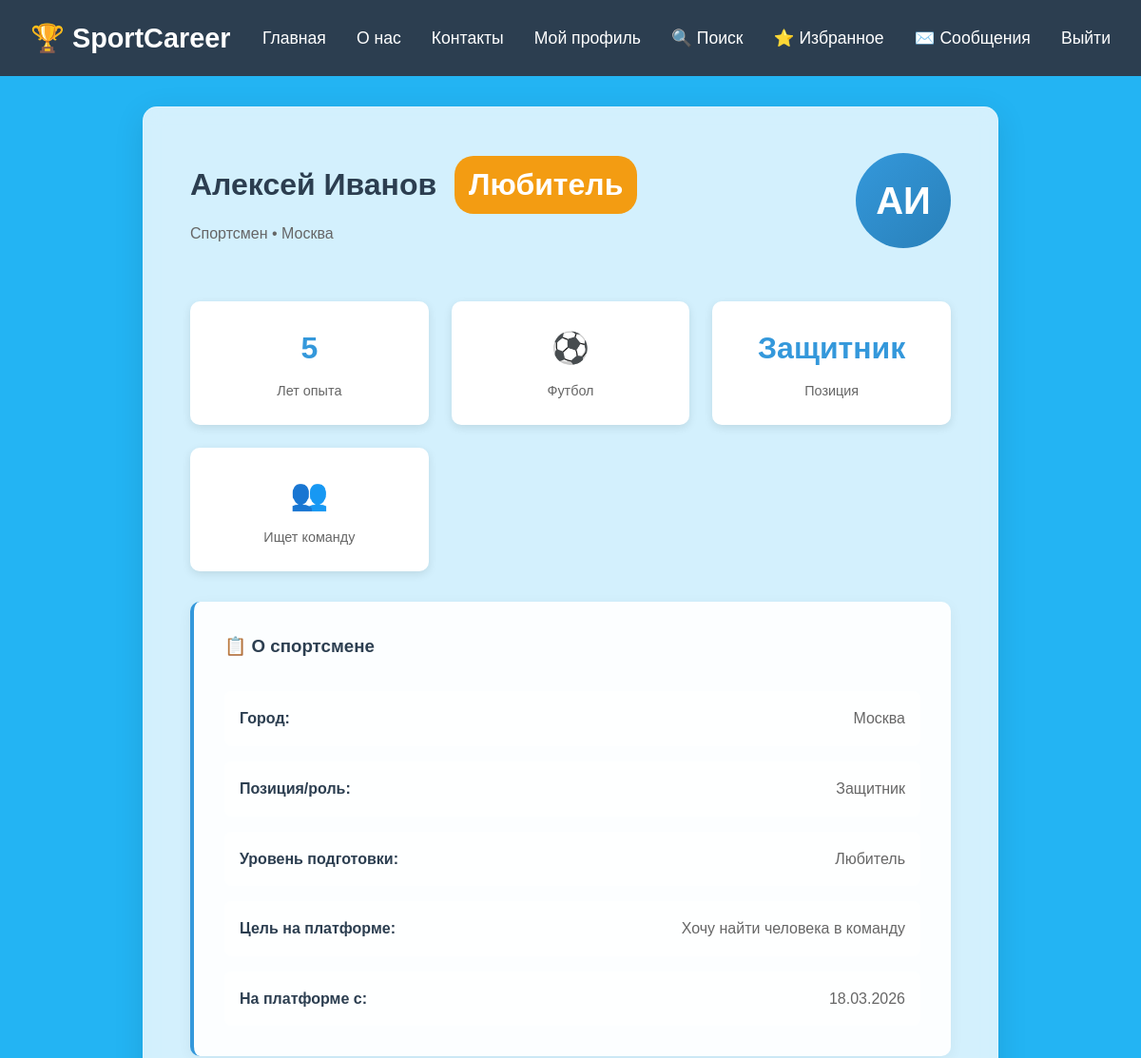
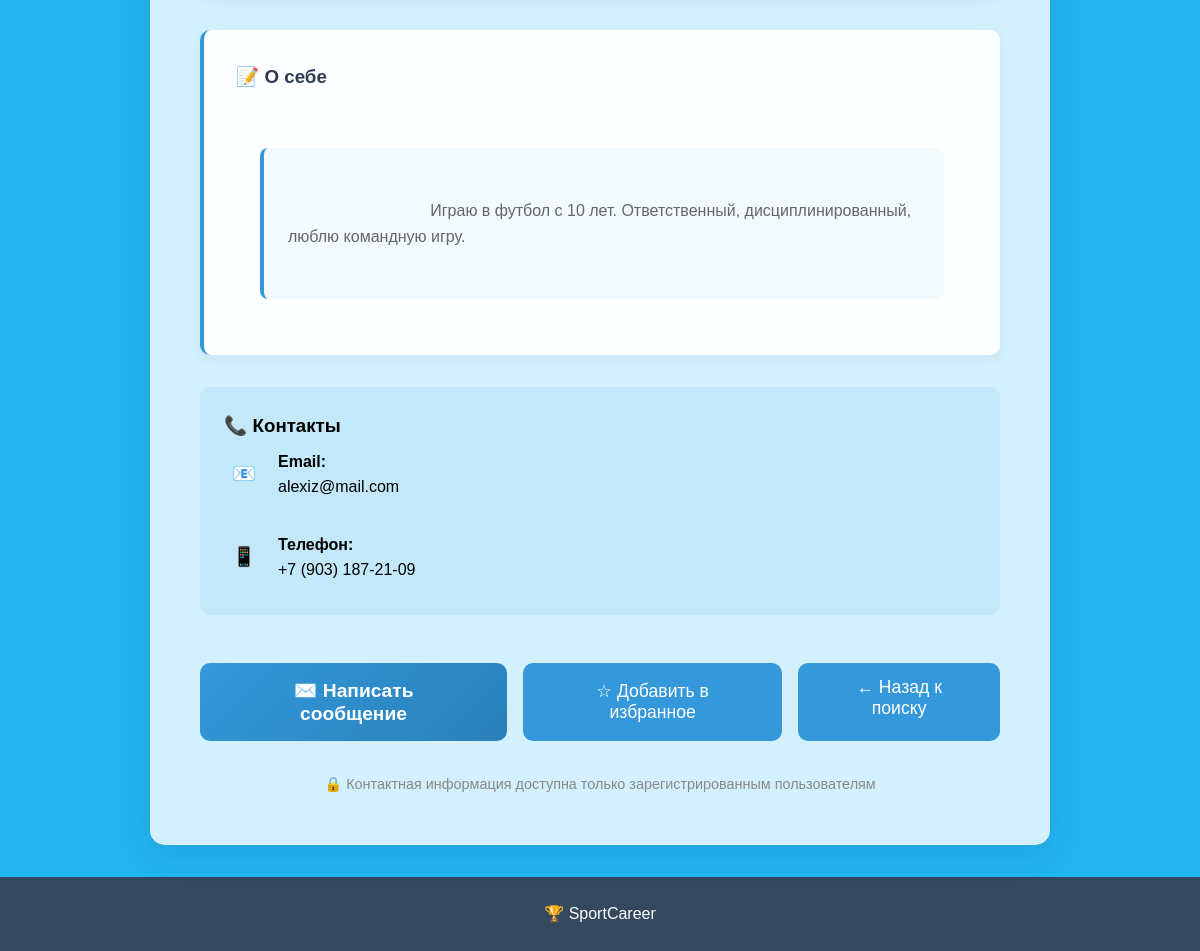
Page /profile/2 (signed in) on the committed database (2 pictures, top to bottom).
### app.py (models this page shows, shortened)
class User(db.Model):
    id = db.Column(db.Integer, primary_key=True)
    name = db.Column(db.String(100), nullable=False)
    surname = db.Column(db.String(100), nullable=False)
    email = db.Column(db.String(120), unique=True, nullable=False)
    phone = db.Column(db.String(20))
    password_hash = db.Column(db.String(200), nullable=False)
    sport = db.Column(db.String(50))
    position = db.Column(db.String(100))
    experience = db.Column(db.Integer, default=0)
    level = db.Column(db.String(50))
    city = db.Column(db.String(100))
    goals = db.Column(db.String(100))
    about = db.Column(db.Text, default='')
    created_at = db.Column(db.DateTime, default=datetime.utcnow)
    profile_type = db.Column(db.String(20), default='seeker')
    sent_messages = db.relationship('Message', foreign_keys='Message.sender_id', backref='sender', lazy='dynamic')
    received_messages = db.relationship('Message', foreign_keys='Message.receiver_id', backref='receiver', lazy='dynamic')

### app.py (the view)
@app.route('/profile/<int:user_id>')
def view_profile(user_id):
    if 'user_id' not in session:
        flash('❌ Для просмотра профилей необходимо войти в систему', 'error')
        return redirect(url_for('login'))
    user = User.query.get_or_404(user_id)
    if user.id == session['user_id']:
        return redirect(url_for('profile'))
    is_favorite = False
    if 'user_id' in session:
        favorite = Favorite.query.filter_by(
            user_id=session['user_id'],
            favorite_user_id=user_id
        ).first()
        is_favorite = favorite is not None
    return render_template('view_profile.html', user=user, is_favorite=is_favorite)

### templates/view_profile.html (shortened to what this page needs)
<!DOCTYPE html>
<html lang="ru">
<head>
    <link rel="stylesheet" href="/static/style.css">
</head>
<body>
    <header>
        <nav>
            <a href="/" class="logo-link">
                <div class="logo-text">🏆 SportCareer</div>
            </a>
            <ul>
                <li><a href="/">Главная</a></li>
                <li><a href="/about">О нас</a></li>
                <li><a href="/contact">Контакты</a></li>
                {% if session.user_id %}
                    <li><a href="/profile" style="color: #3498db;">Мой профиль</a></li>
                    <li><a href="/search" style="color: #e74c3c;">🔍 Поиск</a></li>
                    <li><a href="/favorites" style="color: #f39c12; font-weight: bold;">⭐ Избранное</a></li>
                    <li><a href="/messages" style="color: #2ecc71; font-weight: bold;">✉️ Сообщения</a></li>
                    <li><a href="/logout" style="color: #e74c3c;">Выйти</a></li>
                {% else %}
                    <li><a href="/login" style="color: #2ecc71;">Войти</a></li>
                {% endif %}
            </ul>
        </nav>
    </header>
    <main>
        <div class="content-block">
            <div class="profile-view">
                <div class="profile-header">
                    <div>
                        <h1 class="profile-name">
                            {{ user.name }} {{ user.surname }}
                            {% if user.level %}
                                <span class="level-indicator level-{{ user.level }}">
                                    {% if user.level == 'beginner' %}Начинающий
                                    {% elif user.level == 'amateur' %}Любитель
                                    {% elif user.level == 'professional' %}Профессионал
                                    {% endif %}
                                </span>
                            {% endif %}
                        </h1>
                        <p style="color: #666; margin-top: 0.5rem;">Спортсмен • {{ user.city }}</p>
                    </div>
                    <div class="profile-avatar">
                        {{ user.name[0] }}{{ user.surname[0] }}
                    </div>
                </div>
                <div class="profile-stats">
                    <div class="stat-card">
                        <div class="stat-value">{{ user.experience or 0 }}</div>
                        <div class="stat-label">Лет опыта</div>
                    </div>
                    <div class="stat-card">
                        <div class="stat-value">
                            {% if user.sport == 'football' %}⚽
                            {% elif user.sport == 'basketball' %}🏀
                            {% elif user.sport == 'volleyball' %}🏐
                            {% elif user.sport == 'hockey' %}🏒
                            {% elif user.sport == 'tennis' %}🎾
                            {% else %}🤸
                            {% endif %}
                        </div>
                        <div class="stat-label">
                            {% if user.sport == 'football' %}Футбол
                            {% elif user.sport == 'basketball' %}Баскетбол
                            {% elif user.sport == 'volleyball' %}Волейбол
                            {% elif user.sport == 'hockey' %}Хоккей
                            {% elif user.sport == 'tennis' %}Теннис
                            {% elif user.sport == 'other' %}Другой
                            {% else %}{{ user.sport }}
                            {% endif %}
                        </div>
                    </div>
                    <div class="stat-card">
                        <div class="stat-value">
                            {% if user.position %}{{ user.position }}{% else %}—{% endif %}
                        </div>
                        <div class="stat-label">Позиция</div>
                    </div>
                    <div class="stat-card">
                        <div class="stat-value">
                            {% if user.goals == 'team' %}👥
                            {% elif user.goals == 'partner' %}🤝
                            {% elif user.goals == 'coach' %}🏋️
                            {% elif user.goals == 'participant' %}🎯
                            {% else %}🎯
                            {% endif %}
                        </div>
                        <div class="stat-label">
                            {% if user.goals == 'team' %}Ищет команду
                            {% elif user.goals == 'partner' %}Ищет напарника
                            {% elif user.goals == 'coach' %}Ищет тренера
                            {% elif user.goals == 'participant' %}Ищет участника
                            {% else %}{{ user.goals }}
                            {% endif %}
                        </div>
                    </div>
                </div>
                <div class="form-section">
                    <h3>📋 О спортсмене</h3>
                    <div class="profile-details">
                        <div class="detail-row">
                            <strong>Город:</strong>
                            <span>{{ user.city }}</span>
                        </div>
                        {% if user.position %}
                        <div class="detail-row">
                            <strong>Позиция/роль:</strong>
                            <span>{{ user.position }}</span>
                        </div>
                        {% endif %}
                        <div class="detail-row">
                            <strong>Уровень подготовки:</strong>
                            <span>
                                {% if user.level == 'beginner' %}Начинающий
                                {% elif user.level == 'amateur' %}Любитель
                                {% elif user.level == 'professional' %}Профессионал
                                {% else %}{{ user.level or 'Не указан' }}
                                {% endif %}
                            </span>
                        </div>
                        <div class="detail-row">
                            <strong>Цель на платформе:</strong>
                            <span>
                                {% if user.goals == 'team' %}Хочу найти человека в команду
                                {% elif user.goals == 'partner' %}Ищу напарника для тренировок
                                {% elif user.goals == 'coach' %}Ищу тренера
                                {% elif user.goals == 'participant' %}Хочу участника на мероприятия
                                {% else %}{{ user.goals }}
                                {% endif %}
                            </span>
                        </div>
                        {% if user.created_at %}
                        <div class="detail-row">
                            <strong>На платформе с:</strong>
                            <span>{{ user.created_at.strftime('%d.%m.%Y') }}</span>
                        </div>
                        {% endif %}
                    </div>
                </div>
                {% if user.about %}
                <div class="form-section">
                    <h3>📝 О себе</h3>
                    <div class="profile-details">
                        <div class="detail-row" style="flex-direction: column; align-items: flex-start; padding: 1.5rem;">
                            <div style="white-space: pre-wrap; text-align: left; color: #666; line-height: 1.6; background: rgba(52, 152, 219, 0.05); padding: 1.5rem; border-radius: 8px; border-left: 4px solid #3498db;">
                                {{ user.about }}
                            </div>
                        </div>
                    </div>
                </div>
                {% endif %}
                <div class="contact-info-card">
                    <h3>📞 Контакты</h3>
                    <div class="contact-info-item">
                        <div class="contact-info-icon">📧</div>
                        <div>
                            <strong>Email:</strong>
                            <div>{{ user.email }}</div>
                        </div>
                    </div>
                    {% if user.phone %}
                    <div class="contact-info-item">
                        <div class="contact-info-icon">📱</div>
                        <div>
                            <strong>Телефон:</strong>
                            <div>{{ user.phone }}</div>
                        </div>
                    </div>
                    {% endif %}
                </div>
                <div class="profile-actions">
                    <a href="/messages/{{ user.id }}" class="submit-btn" style="text-decoration: none; display: inline-block;">
                        ✉️ Написать сообщение
                    </a>
                    {% if is_favorite %}
                        <button class="back-btn" onclick="removeFromFavorites('{{ user.id }}')"
                                style="background-color: #f39c12; color: white;">
                            ⭐ В избранном
                        </button>
                    {% else %}
                        <button class="back-btn" onclick="addToFavorites('{{ user.id }}')"
                                style="background-color: #f1c40f; color: #333; font-weight: bold;">
                            ☆ Добавить в избранное
                        </button>
                    {% endif %}
                    <a href="/search" class="back-btn" style="background-color: #95a5a6;">
                        ← Назад к поиску
                    </a>
                </div>
                <div style="text-align: center; margin-top: 2rem;">
                    <p style="color: #888; font-size: 0.9rem;">
                        🔒 Контактная информация доступна только зарегистрированным пользователям
                    </p>
                </div>
            </div>
        </div>
    </main>
    <footer>
        <p>🏆 SportCareer</p>
    </footer>
</body>
</html>

### rows in the picture
User: name "Алексей", surname "Иванов", city "Москва", name "А", surname "И", experience "5", position "Защитник", created_at "18.03.2026", about "Играю в футбол с 10 лет. Ответственный, дисциплинированный, люблю командную игру.", email "alexiz@mail.com", phone "+7 (903) 187-21-09"
